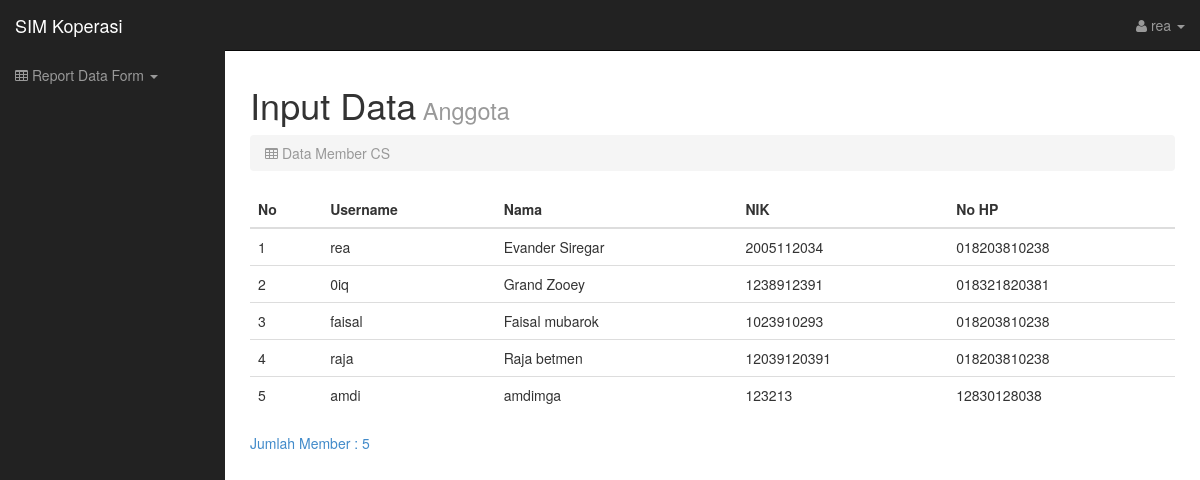
Page /indexcs.php?page=datamembercs (signed in) on the committed database.
### tables this page shows
CREATE TABLE `anggota` (
  `id` int(11) NOT NULL,
  `username` varchar(255) NOT NULL,
  `nama` varchar(255) NOT NULL,
  `nik` bigint(16) NOT NULL,
  `tgl_lahir` date NOT NULL,
  `jenis_kelamin` varchar(9) NOT NULL,
  `pekerjaan` varchar(16) NOT NULL,
  `alamat` text NOT NULL,
  `email` text NOT NULL,
  `no_hp` char(20) NOT NULL,
  `entry` varchar(50) NOT NULL,
  `waktu` date NOT NULL
);

### datamembercs.php (the view, shortened to what this page needs)
<?php
include("config.php");
?>
<html>
<body>
    <div class="col-lg-12">
        <h1>Input Data<small> Anggota</small></h1>
        <ol class="breadcrumb">
            <li class="active"><i class="fa fa-table"></i> Data Member CS</li>
        </ol>
        <div class="col-12 mt-3">
            <?php
            $result = mysqli_query($conn, 'SELECT * FROM anggota');
            if ($result->num_rows) {
                ?>
            <table class="table">
                <thead class="thead-light">
                    <tr>
                        <th>No</th>
                        <th>Username</th>
                        <th>Nama</th>
                        <th>NIK</th>
                        <th>No HP</th>
                    </tr>
                </thead>
                <tbody>
                    <?php
                    $i = 1;
                while ($item = $result->fetch_object()) {
                    ?>
                    <tr>
                        <td>
                            <?= $i; ?>
                        </td>
                        <td>
                            <?= $item->username; ?>
                        </td>
                        <td>
                            <?= $item->nama; ?>
                        </td>
                        <td>
                            <?= $item->nik; ?>
                        </td>
                        <td>
                            <?= $item->no_hp; ?>
                        </td>
                    </tr>
                    <?php
                        $i++;
                        $a = $i-1;
                }
                ?>
                </tbody>
            </table>
            <a>Jumlah Member : <?php echo $a ?> </a>
            <?php
            } else
                echo 'Datanya tidak ada';
            ?>
        </div>
    </div>
    </div>
    </div>
</body>
</html>

### css/sb-admin.css (style rules this page uses)
body { margin-top: 50px; }

### rows in the picture
anggota: username "rea", nama "Evander Siregar", nik "2005112034", no_hp "018203810238"
anggota: username "0iq", nama "Grand Zooey", nik "1238912391", no_hp "018321820381"
anggota: username "faisal", nama "Faisal mubarok", nik "1023910293", no_hp "018203810238"
anggota: username "raja", nama "Raja betmen", nik "12039120391", no_hp "018203810238"
anggota: username "amdi", nama "amdimga", nik "123213", no_hp "12830128038"

### other values in the picture
$_SESSION['username'] "rea"
$a "5"
